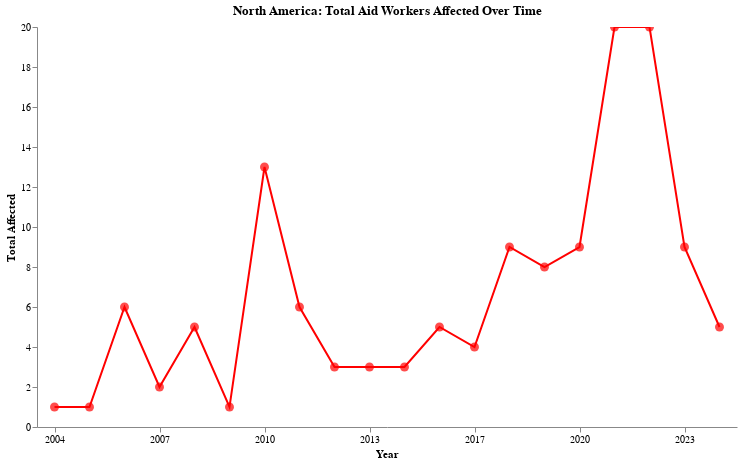

Write notebook code for a chart like this one.
### Code cell
# North America
americas = security_incidents_clean[security_incidents_clean['Group'] == 'North America']
americas_grouped = americas.groupby('Year')['Total affected'].sum().reset_index()
tick_values = americas_grouped['Year'][::3].tolist()

americas_chart = (
    alt.Chart(americas_grouped).mark_line(color='red')
    .encode(
        x=alt.X('Year:N', axis=alt.Axis(values=tick_values, labelAngle=0), title='Year'),
        y=alt.Y('Total affected:Q', axis=alt.Axis(grid=False), title='Total Affected'),
        tooltip=['Year:N', 'Total affected:Q']
    )
    .properties(title='North America: Total Aid Workers Affected Over Time', width=700, height=400)
    + alt.Chart(americas_grouped).mark_point(color='red', filled=True, size=80)
    .encode(x='Year:N', y='Total affected:Q', tooltip=['Year:N', 'Total affected:Q'])
).interactive().configure_view(stroke=None)

americas_chart.save("../plots/northamerica_total_affected.html")
americas_chart

### Figure 1 — Vega-Lite specification as saved in the notebook (floating-point values rounded to 4 significant figures)
{"config": {"view": {"continuousWidth": 400, "continuousHeight": 300, "stroke": null}}, "layer": [{"mark": {"type": "line", "color": "red"}, "encoding": {"tooltip": [{"field": "Year", "type": "nominal"}, {"field": "Total affected", "type": "quantitative"}], "x": {"axis": {"labelAngle": 0, "values": ["2004", "2007", "2010", "2013", "2017", "2020", "2023"]}, "field": "Year", "title": "Year", "type": "nominal"}, "y": {"axis": {"grid": false}, "field": "Total affected", "title": "Total Affected", "type": "quantitative"}}, "height": 400, "selection": {"selector092": {"type": "interval", "bind": "scales", "encodings": ["x", "y"]}}, "title": "North America: Total Aid Workers Affected Over Time", "width": 700}, {"mark": {"type": "point", "color": "red", "filled": true, "size": 80}, "encoding": {"tooltip": [{"field": "Year", "type": "nominal"}, {"field": "Total affected", "type": "quantitative"}], "x": {"field": "Year", "type": "nominal"}, "y": {"field": "Total affected", "type": "quantitative"}}}], "data": {"name": "data-bf62148f56a3d039d0738feb822eba1d"}, "$schema": "https://vega.github.io/schema/vega-lite/v4.17.0.json", "datasets": {"data-bf62148f56a3d039d0738feb822eba1d": [{"Year": "2004", "Total affected": 1}, {"Year": "2005", "Total affected": 1}, {"Year": "2006", "Total affected": 6}, {"Year": "2007", "Total affected": 2}, {"Year": "2008", "Total affected": 5}, {"Year": "2009", "Total affected": 1}, {"Year": "2010", "Total affected": 13}, {"Year": "2011", "Total affected": 6}, {"Year": "2012", "Total affected": 3}, {"Year": "2013", "Total affected": 3}, {"Year": "2015", "Total affected": 3}, {"Year": "2016", "Total affected": 5}, {"Year": "2017", "Total affected": 4}, {"Year": "2018", "Total affected": 9}, {"Year": "2019", "Total affected": 8}, {"Year": "2020", "Total affected": 9}, {"Year": "2021", "Total affected": 20}, {"Year": "2022", "Total affected": 20}, {"Year": "2023", "Total affected": 9}, {"Year": "2024", "Total affected": 5}]}}
